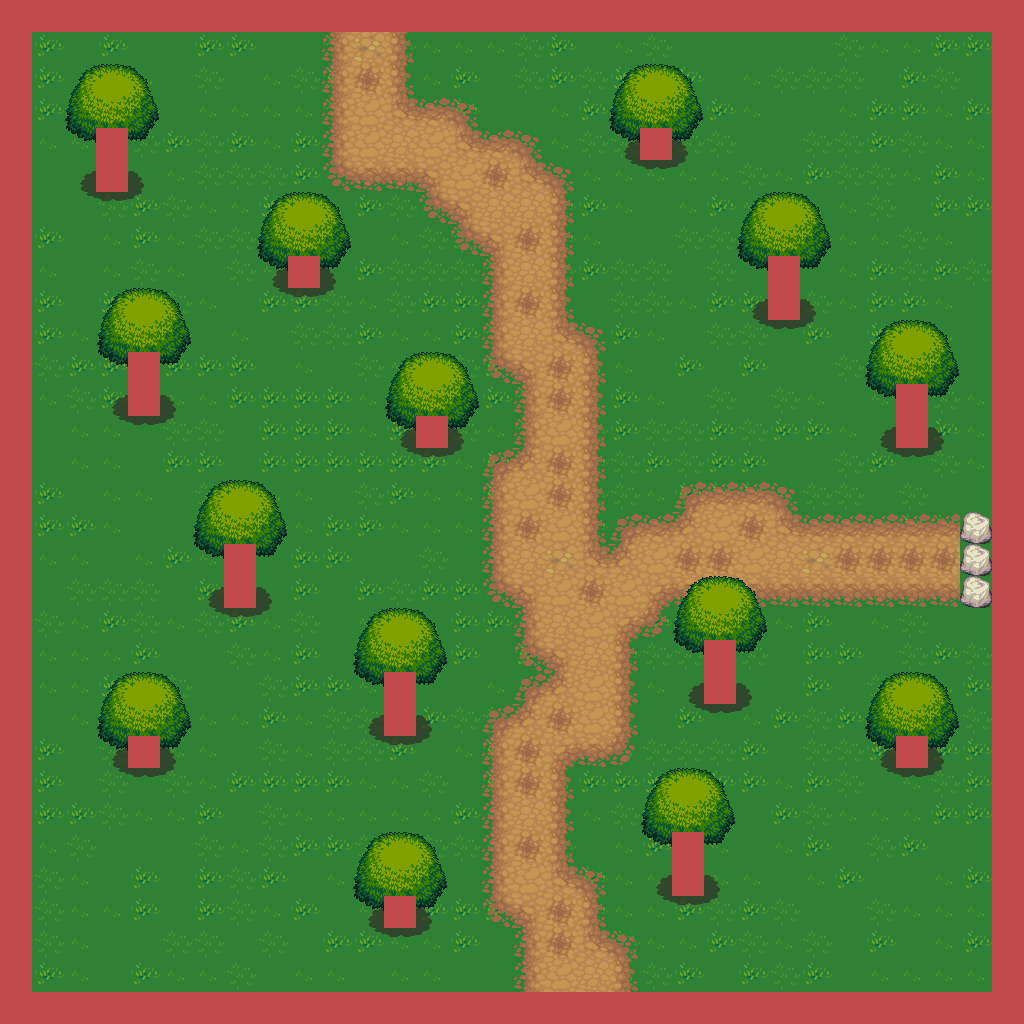

Below is a game level as drawn by its tile map, then a one-line description and the .tmx that defines it (tile-layer data replaced by summaries):
An orthogonal 32x32 tile map with 32x32 px tiles, 4 tile layers (Tile Layer 1, Tile Layer 2, Tile Layer 3, Tile Layer 4), 4 tilesets.

<map version="1.0" tiledversion="1.1.5" orientation="orthogonal" renderorder="right-down" width="32" height="32" tilewidth="32" tileheight="32" infinite="0" nextobjectid="1">
 <tileset firstgid="1" source="../assets/Terrain.tsx" />
 <tileset firstgid="1025" source="../assets/treetop.tsx" />
 <tileset firstgid="1067" source="../assets/trunk.tsx" />
 <tileset firstgid="1085" source="../assets/castlefloors.tsx" />
 <layer name="Tile Layer 1" width="32" height="32">
  <data>[1024 cells, 900 non-empty, 4 distinct tile ids]</data>
 </layer>
 <layer name="Tile Layer 2" width="32" height="32">
  <data>[1024 cells, 289 non-empty, 26 distinct tile ids]</data>
 </layer>
 <layer name="Tile Layer 3" width="32" height="32">
  <data>[1024 cells, 129 non-empty, 10 distinct tile ids]</data>
 </layer>
 <layer name="Tile Layer 4" width="32" height="32">
  <data>[1024 cells, 146 non-empty, 1 distinct tile ids]</data>
 </layer>
</map>
